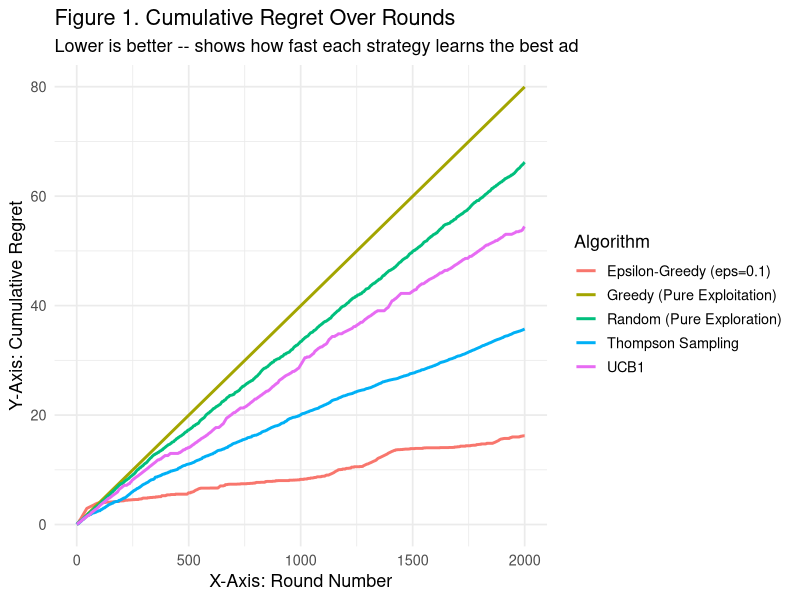
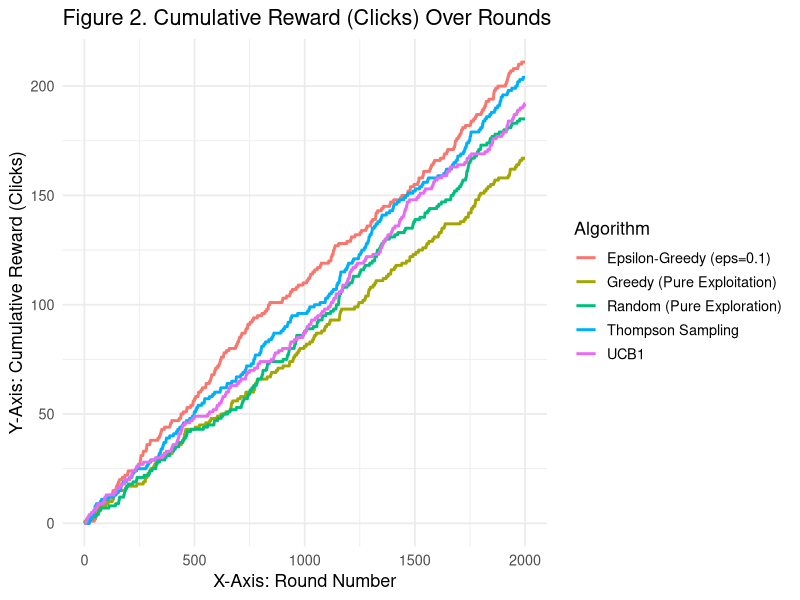
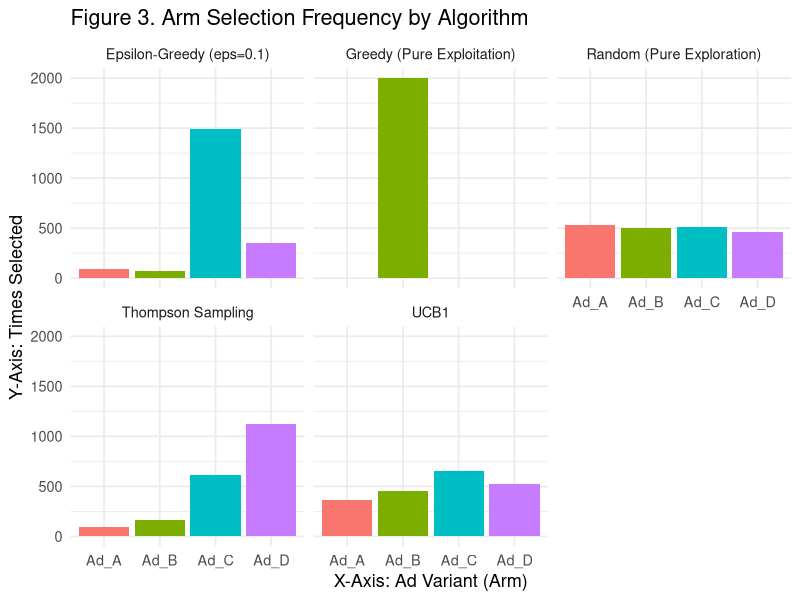
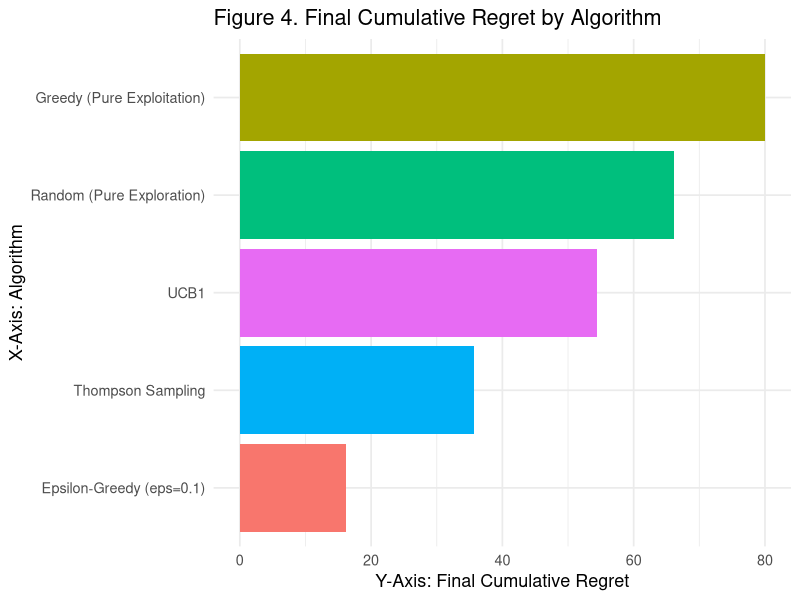
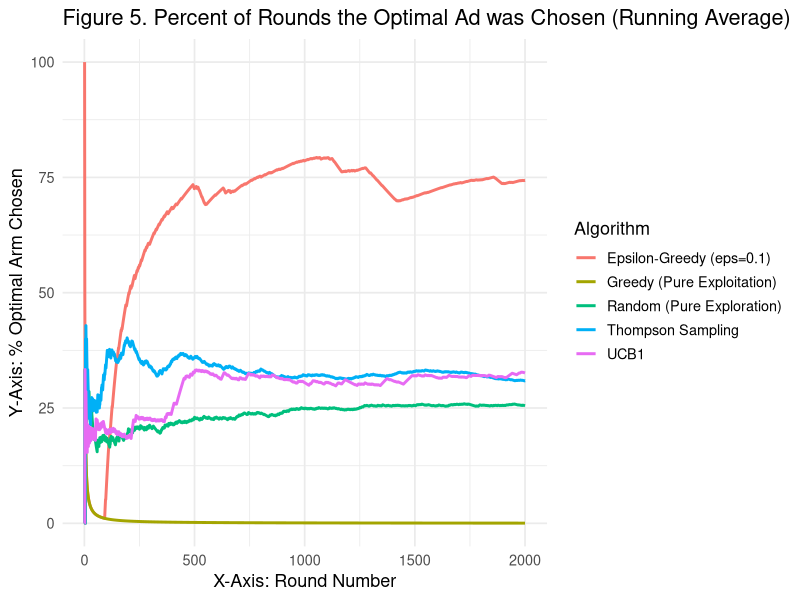
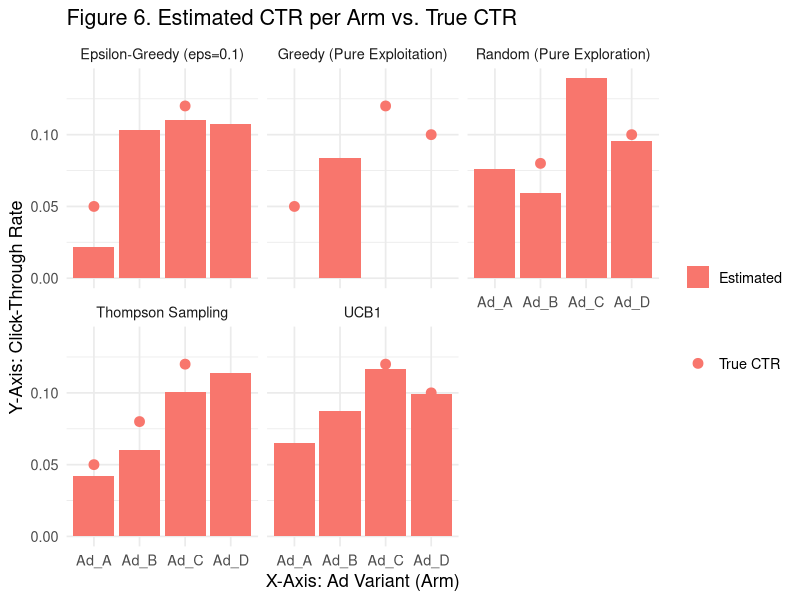

Generate these figures, in order, with R:
# ============================================================================
# Exploration vs. Exploitation: Multi-Armed Bandit Case Study (R)
# Domain: Online Advertising -- Click-Through-Rate (CTR) Optimization
# ============================================================================
# Problem: A platform can show one of several ad variants ("arms") to each
# visitor. The TRUE click-through rate of each ad is unknown to the
# algorithm and must be learned from experience, round by round.
#
# This script:
#   1. Defines the ad environment (hidden true CTRs per arm)
#   2. Implements 5 strategies spanning the explore/exploit spectrum:
#        - Random          (pure exploration)
#        - Greedy          (pure exploitation)
#        - Epsilon-Greedy  (mostly exploit, occasionally explore)
#        - UCB1            (optimism under uncertainty)
#        - Thompson Sampling (Bayesian probability matching)
#   3. Simulates each strategy over many rounds, logging every round
#   4. Saves one combined CSV dataset (one row per round per algorithm)
#   5. Builds an RL/bandit-terms summary table
#   6. Produces comparison visualizations (regret, reward, arm selection)
# ============================================================================

set.seed(42)

## ---------------------------------------------------------------------
## 1. Install / load required packages
## ---------------------------------------------------------------------
required_pkgs <- c("ggplot2", "dplyr", "tidyr")
for (pkg in required_pkgs) {
  if (!requireNamespace(pkg, quietly = TRUE)) {
    install.packages(pkg, repos = "https://cloud.r-project.org")
  }
}
library(ggplot2)
library(dplyr)
library(tidyr)

## ---------------------------------------------------------------------
## 2. Define the Ad Environment (ground truth, hidden from the algorithms)
## ---------------------------------------------------------------------
arm_names <- c("Ad_A", "Ad_B", "Ad_C", "Ad_D")
true_ctr  <- c(Ad_A = 0.05, Ad_B = 0.08, Ad_C = 0.12, Ad_D = 0.10)
n_arms    <- length(arm_names)
best_ctr  <- max(true_ctr)
best_arm  <- names(true_ctr)[which.max(true_ctr)]

n_rounds  <- 2000   # number of ad impressions simulated per algorithm

device_types <- c("Mobile", "Desktop", "Tablet")
times_of_day <- c("Morning", "Afternoon", "Evening")

cat("True CTRs (hidden from all algorithms):\n")
print(true_ctr)
cat(sprintf("Best possible arm: %s (CTR = %.2f)\n\n", best_arm, best_ctr))

## ---------------------------------------------------------------------
## 3. Bandit Algorithm Implementations
## ---------------------------------------------------------------------
# Each function simulates n_rounds of interaction with the environment and
# returns a data.frame log: Round, Arm, Reward(click), CumReward, Regret,
# CumRegret, Algorithm_Used.

simulate_random <- function(n_rounds) {
  # ---- Pure Exploration: pick an arm uniformly at random every round ----
  log_df <- data.frame()
  cum_reward <- 0; cum_regret <- 0
  for (t in 1:n_rounds) {
    arm <- sample(arm_names, 1)
    reward <- rbinom(1, 1, true_ctr[arm])
    regret <- best_ctr - true_ctr[arm]
    cum_reward <- cum_reward + reward
    cum_regret <- cum_regret + regret
    log_df <- rbind(log_df, data.frame(
      Round = t, Arm = arm, Reward = reward,
      Cumulative_Reward = cum_reward, Regret = regret,
      Cumulative_Regret = cum_regret, Algorithm_Used = "Random (Pure Exploration)"
    ))
  }
  log_df
}

simulate_greedy <- function(n_rounds) {
  # ---- Pure Exploitation: always pick the best arm seen so far
  #      (each arm is tried once first to avoid divide-by-zero) ----
  counts <- setNames(rep(0, n_arms), arm_names)
  sums   <- setNames(rep(0, n_arms), arm_names)
  log_df <- data.frame()
  cum_reward <- 0; cum_regret <- 0
  for (t in 1:n_rounds) {
    if (t <= n_arms) {
      arm <- arm_names[t]   # try each arm once initially
    } else {
      avg_reward <- sums / counts
      arm <- names(avg_reward)[which.max(avg_reward)]
    }
    reward <- rbinom(1, 1, true_ctr[arm])
    counts[arm] <- counts[arm] + 1
    sums[arm]   <- sums[arm] + reward
    regret <- best_ctr - true_ctr[arm]
    cum_reward <- cum_reward + reward
    cum_regret <- cum_regret + regret
    log_df <- rbind(log_df, data.frame(
      Round = t, Arm = arm, Reward = reward,
      Cumulative_Reward = cum_reward, Regret = regret,
      Cumulative_Regret = cum_regret, Algorithm_Used = "Greedy (Pure Exploitation)"
    ))
  }
  log_df
}

simulate_epsilon_greedy <- function(n_rounds, epsilon = 0.1) {
  # ---- Epsilon-Greedy: explore with probability epsilon, else exploit ----
  counts <- setNames(rep(0, n_arms), arm_names)
  sums   <- setNames(rep(0, n_arms), arm_names)
  log_df <- data.frame()
  cum_reward <- 0; cum_regret <- 0
  for (t in 1:n_rounds) {
    if (runif(1) < epsilon || t <= n_arms) {
      arm <- sample(arm_names, 1)
    } else {
      avg_reward <- sums / counts
      arm <- names(avg_reward)[which.max(avg_reward)]
    }
    reward <- rbinom(1, 1, true_ctr[arm])
    counts[arm] <- counts[arm] + 1
    sums[arm]   <- sums[arm] + reward
    regret <- best_ctr - true_ctr[arm]
    cum_reward <- cum_reward + reward
    cum_regret <- cum_regret + regret
    log_df <- rbind(log_df, data.frame(
      Round = t, Arm = arm, Reward = reward,
      Cumulative_Reward = cum_reward, Regret = regret,
      Cumulative_Regret = cum_regret, Algorithm_Used = "Epsilon-Greedy (eps=0.1)"
    ))
  }
  log_df
}

simulate_ucb1 <- function(n_rounds) {
  # ---- UCB1: pick the arm with the highest upper-confidence bound ----
  counts <- setNames(rep(0, n_arms), arm_names)
  sums   <- setNames(rep(0, n_arms), arm_names)
  log_df <- data.frame()
  cum_reward <- 0; cum_regret <- 0
  for (t in 1:n_rounds) {
    if (t <= n_arms) {
      arm <- arm_names[t]
    } else {
      avg_reward <- sums / counts
      bonus <- sqrt(2 * log(t) / counts)
      ucb_score <- avg_reward + bonus
      arm <- names(ucb_score)[which.max(ucb_score)]
    }
    reward <- rbinom(1, 1, true_ctr[arm])
    counts[arm] <- counts[arm] + 1
    sums[arm]   <- sums[arm] + reward
    regret <- best_ctr - true_ctr[arm]
    cum_reward <- cum_reward + reward
    cum_regret <- cum_regret + regret
    log_df <- rbind(log_df, data.frame(
      Round = t, Arm = arm, Reward = reward,
      Cumulative_Reward = cum_reward, Regret = regret,
      Cumulative_Regret = cum_regret, Algorithm_Used = "UCB1"
    ))
  }
  log_df
}

simulate_thompson <- function(n_rounds) {
  # ---- Thompson Sampling: Beta-Bernoulli conjugate posterior per arm ----
  alpha <- setNames(rep(1, n_arms), arm_names)  # prior successes
  beta  <- setNames(rep(1, n_arms), arm_names)  # prior failures
  log_df <- data.frame()
  cum_reward <- 0; cum_regret <- 0
  for (t in 1:n_rounds) {
    sampled_theta <- sapply(arm_names, function(a) rbeta(1, alpha[a], beta[a]))
    arm <- names(sampled_theta)[which.max(sampled_theta)]
    reward <- rbinom(1, 1, true_ctr[arm])
    if (reward == 1) alpha[arm] <- alpha[arm] + 1 else beta[arm] <- beta[arm] + 1
    regret <- best_ctr - true_ctr[arm]
    cum_reward <- cum_reward + reward
    cum_regret <- cum_regret + regret
    log_df <- rbind(log_df, data.frame(
      Round = t, Arm = arm, Reward = reward,
      Cumulative_Reward = cum_reward, Regret = regret,
      Cumulative_Regret = cum_regret, Algorithm_Used = "Thompson Sampling"
    ))
  }
  log_df
}

## ---------------------------------------------------------------------
## 4. Run all 5 strategies and combine into one dataset
## ---------------------------------------------------------------------
cat("Running simulations...\n")
log_random   <- simulate_random(n_rounds)
log_greedy   <- simulate_greedy(n_rounds)
log_epsilon  <- simulate_epsilon_greedy(n_rounds, epsilon = 0.1)
log_ucb1     <- simulate_ucb1(n_rounds)
log_thompson <- simulate_thompson(n_rounds)

bandit_df <- bind_rows(log_random, log_greedy, log_epsilon, log_ucb1, log_thompson)

# Add contextual/descriptive columns (10th parameter set to match dataset spec)
bandit_df$Session_ID    <- 1:nrow(bandit_df)
bandit_df$Device_Type   <- sample(device_types, nrow(bandit_df), replace = TRUE)
bandit_df$Time_of_Day   <- sample(times_of_day, nrow(bandit_df), replace = TRUE)
bandit_df$True_CTR      <- true_ctr[bandit_df$Arm]

# Reorder columns for readability
bandit_df <- bandit_df[, c("Session_ID", "Round", "Algorithm_Used", "Arm",
                           "Device_Type", "Time_of_Day", "Reward", "True_CTR",
                           "Cumulative_Reward", "Regret", "Cumulative_Regret")]

cat(sprintf("Generated dataset: %d rows x %d columns\n", nrow(bandit_df), ncol(bandit_df)))

write.csv(bandit_df, "Bandit_Ad_CTR_Dataset.csv", row.names = FALSE)
cat("Saved: Bandit_Ad_CTR_Dataset.csv\n\n")

## ---------------------------------------------------------------------
## 5. Bandit / RL Terminology Summary Table
## ---------------------------------------------------------------------
summary_table <- data.frame(
  Metric = c(
    "Number of Arms (Ad Variants)",
    "Rounds per Algorithm",
    "Total Rounds (all algorithms combined)",
    "Best True Arm",
    "Best True CTR",
    "Algorithms Compared",
    "Exploration Strategy Spectrum",
    "Reward Type",
    "Regret Definition"
  ),
  Value = c(
    n_arms,
    n_rounds,
    nrow(bandit_df),
    best_arm,
    round(best_ctr, 3),
    paste(unique(bandit_df$Algorithm_Used), collapse = " | "),
    "Random (100% explore) -> Epsilon-Greedy -> UCB1 -> Thompson -> Greedy (100% exploit)",
    "Binary click (1 = click, 0 = no click)",
    "best_CTR - true_CTR(chosen arm), accumulated per round"
  )
)
cat("=== Bandit Case Study Summary Table ===\n")
print(summary_table, row.names = FALSE)
write.csv(summary_table, "Bandit_Summary_Table.csv", row.names = FALSE)

# Per-algorithm performance summary
algo_summary <- bandit_df %>%
  group_by(Algorithm_Used) %>%
  summarise(
    Total_Reward       = sum(Reward),
    Avg_Reward         = round(mean(Reward), 4),
    Final_Cum_Regret   = max(Cumulative_Regret),
    Pct_Best_Arm_Chosen = round(mean(Arm == best_arm) * 100, 1)
  ) %>%
  arrange(Final_Cum_Regret)

cat("\n=== Per-Algorithm Performance Summary ===\n")
print(algo_summary, row.names = FALSE)
write.csv(algo_summary, "Bandit_Algorithm_Performance.csv", row.names = FALSE)

## ---------------------------------------------------------------------
## 6. Visualizations
## ---------------------------------------------------------------------
theme_set(theme_minimal(base_size = 13))

# Figure 1: Cumulative Regret over Rounds (the KEY exploration/exploitation plot)
p1 <- ggplot(bandit_df, aes(x = Round, y = Cumulative_Regret, color = Algorithm_Used)) +
  geom_line(linewidth = 1) +
  labs(title = "Figure 1. Cumulative Regret Over Rounds",
       subtitle = "Lower is better -- shows how fast each strategy learns the best ad",
       x = "X-Axis: Round Number", y = "Y-Axis: Cumulative Regret", color = "Algorithm")
ggsave("fig1_cumulative_regret.png", p1, width = 9, height = 6, dpi = 150)

# Figure 2: Cumulative Reward (Clicks) over Rounds
p2 <- ggplot(bandit_df, aes(x = Round, y = Cumulative_Reward, color = Algorithm_Used)) +
  geom_line(linewidth = 1) +
  labs(title = "Figure 2. Cumulative Reward (Clicks) Over Rounds",
       x = "X-Axis: Round Number", y = "Y-Axis: Cumulative Reward (Clicks)", color = "Algorithm")
ggsave("fig2_cumulative_reward.png", p2, width = 9, height = 6, dpi = 150)

# Figure 3: Arm Selection Frequency per Algorithm
p3 <- ggplot(bandit_df, aes(x = Arm, fill = Arm)) +
  geom_bar() +
  facet_wrap(~Algorithm_Used) +
  labs(title = "Figure 3. Arm Selection Frequency by Algorithm",
       x = "X-Axis: Ad Variant (Arm)", y = "Y-Axis: Times Selected") +
  theme(legend.position = "none")
ggsave("fig3_arm_selection_frequency.png", p3, width = 10, height = 7, dpi = 150)

# Figure 4: Final Cumulative Regret Comparison (bar chart)
final_regret <- bandit_df %>% group_by(Algorithm_Used) %>%
  summarise(Final_Regret = max(Cumulative_Regret))
p4 <- ggplot(final_regret, aes(x = reorder(Algorithm_Used, Final_Regret), y = Final_Regret, fill = Algorithm_Used)) +
  geom_col() + coord_flip() +
  labs(title = "Figure 4. Final Cumulative Regret by Algorithm",
       x = "X-Axis: Algorithm", y = "Y-Axis: Final Cumulative Regret") +
  theme(legend.position = "none")
ggsave("fig4_final_regret_comparison.png", p4, width = 9, height = 6, dpi = 150)

# Figure 5: % of Rounds the Optimal Arm was Chosen (rolling, per algorithm)
rolling_optimal <- bandit_df %>%
  group_by(Algorithm_Used) %>%
  arrange(Round) %>%
  mutate(Is_Optimal = as.numeric(Arm == best_arm),
         Rolling_Optimal_Pct = cummean(Is_Optimal) * 100)
p5 <- ggplot(rolling_optimal, aes(x = Round, y = Rolling_Optimal_Pct, color = Algorithm_Used)) +
  geom_line(linewidth = 1) +
  labs(title = "Figure 5. Percent of Rounds the Optimal Ad was Chosen (Running Average)",
       x = "X-Axis: Round Number", y = "Y-Axis: % Optimal Arm Chosen", color = "Algorithm")
ggsave("fig5_optimal_arm_rate.png", p5, width = 9, height = 6, dpi = 150)

# Figure 6: Estimated CTR per Arm vs True CTR (final estimates, per algorithm)
estimated_ctr <- bandit_df %>%
  group_by(Algorithm_Used, Arm) %>%
  summarise(Estimated_CTR = mean(Reward), .groups = "drop") %>%
  left_join(data.frame(Arm = arm_names, True_CTR = as.numeric(true_ctr)), by = "Arm")
p6 <- ggplot(estimated_ctr, aes(x = Arm)) +
  geom_col(aes(y = Estimated_CTR, fill = "Estimated"), position = "dodge") +
  geom_point(aes(y = True_CTR, color = "True CTR"), size = 3) +
  facet_wrap(~Algorithm_Used) +
  labs(title = "Figure 6. Estimated CTR per Arm vs. True CTR",
       x = "X-Axis: Ad Variant (Arm)", y = "Y-Axis: Click-Through Rate",
       fill = "", color = "")
ggsave("fig6_estimated_vs_true_ctr.png", p6, width = 10, height = 7, dpi = 150)

cat("\nSaved 6 comparison figures (fig1_...png through fig6_...png)\n")
cat("Saved 3 CSV outputs: Bandit_Ad_CTR_Dataset.csv, Bandit_Summary_Table.csv, Bandit_Algorithm_Performance.csv\n")
